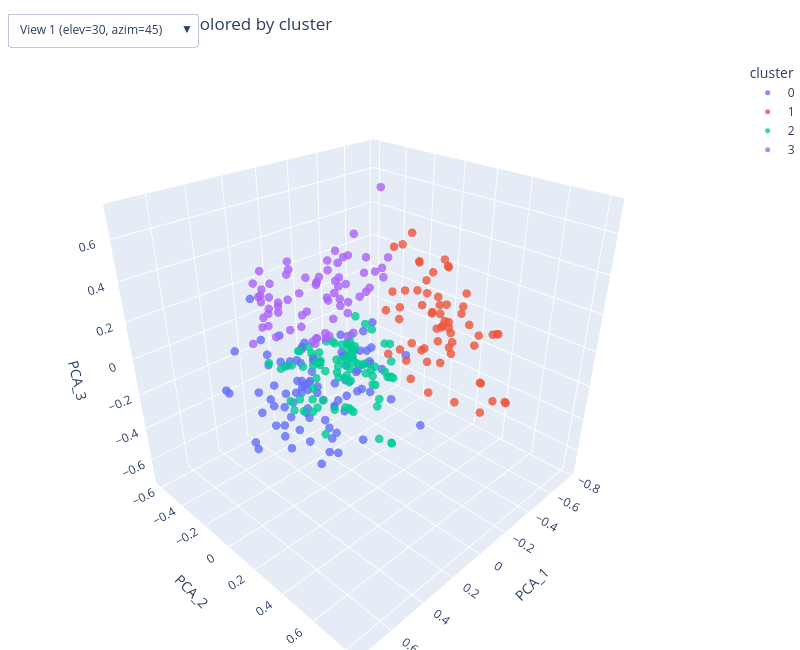
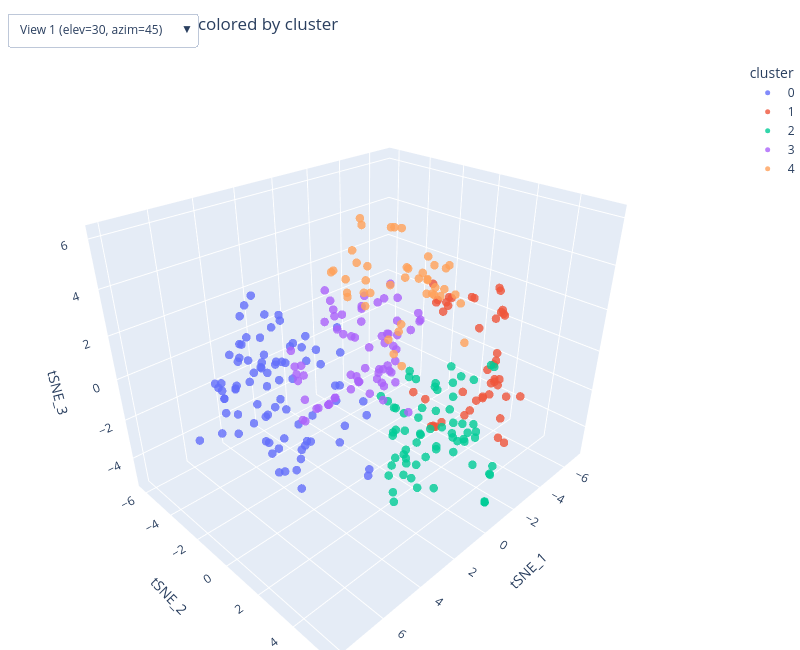
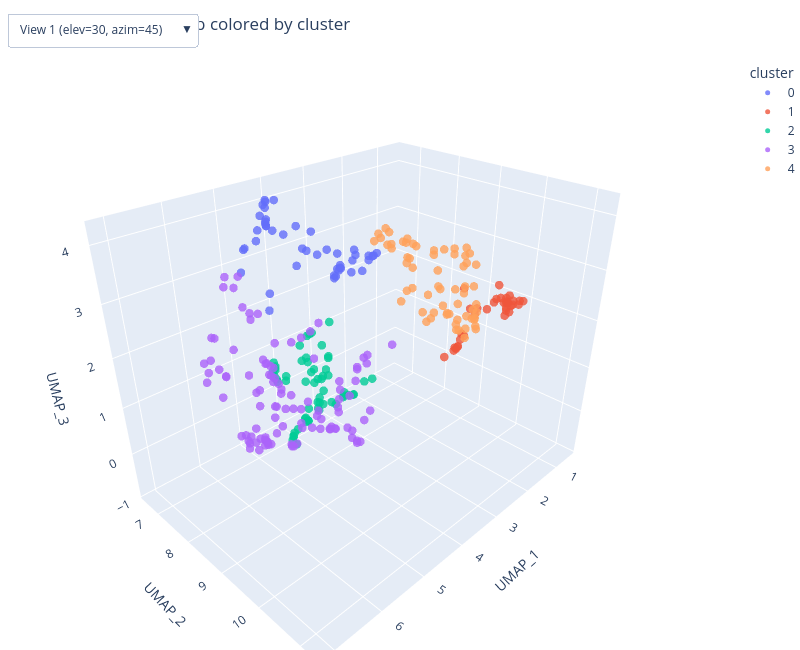
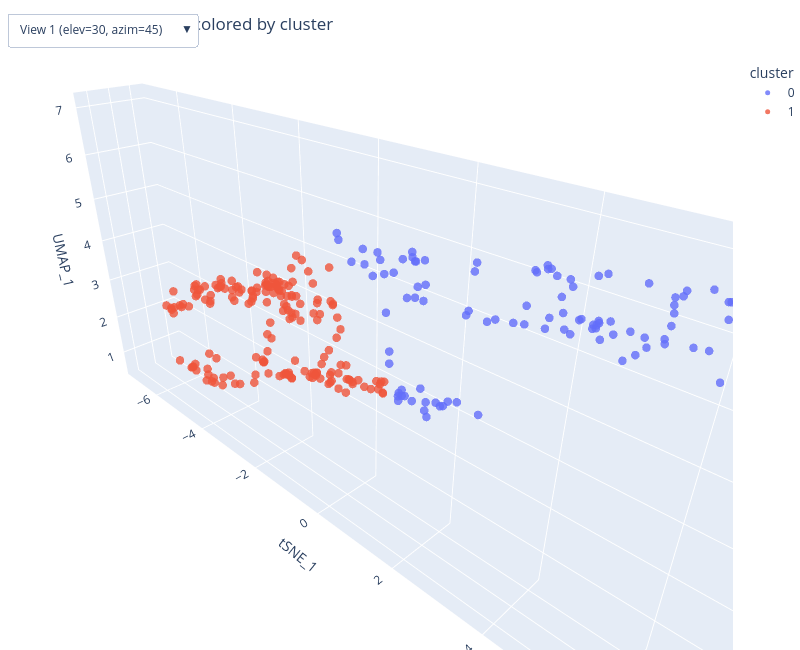

Notebook code cell kept with these figures, in order:
### Markdown cell above
## KMeans

### Code cell
kmeans_params = {
    "pca":  {"k": 4, "n_init": 20},
    "tsne": {"k": 5, "n_init": 10},
    "umap": {"k": 5, "n_init": 10},
    "mix":  {"k": 2, "n_init": 10},
}

for name, X in datasets.items():
    p = kmeans_params[name]
    
    km = KMeans(n_clusters=p["k"], n_init=p["n_init"], random_state=SEED)
    labels = km.fit_predict(X)

    scores = show_scores(f"KMeans on {name}", X, labels, y)
    append_result(rows, name, "kmeans", labels, scores["internal"], scores["external"], params=p)

    fig = plot_3d(X3d=X, y=labels, algorithm=f'KMeans on {name}', target_name="cluster")
    show(fig)
